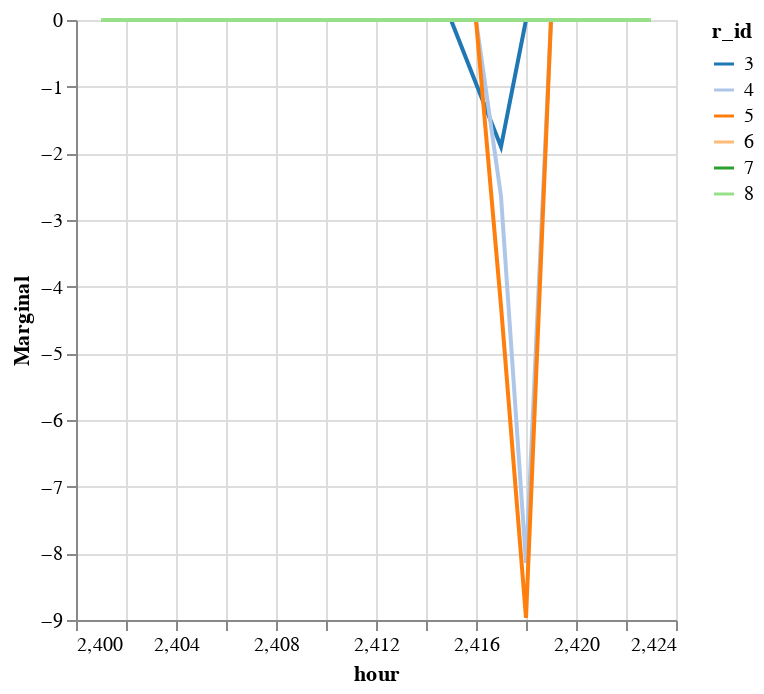

The cell this chart's notebook holds for it:
### Markdown cell above
You may notice that the model still uses combustion turbines (light pink above) during hours when there is sufficient capacity of combined cycle plants, which are more efficient. This is because of ramp limits, which we will examine now.

All constraints (in a linear program) have a **"marginal value"** (also known as "shadow price" or "dual value") which is how much the objective would change if the right-hand-side (RHS) of the constraint were increased by one unit. Let's examine the marginals of the ramp up constraint for the combined cycle plants using the values from the new equation we added to `economic_dispatch_multi_time` (line 72).

### Code cell
marg_gen = innerjoin(solution.marginals, 
                    gen_df[!, [:r_id, :resource]], 
                    on = :r_id)
marg_gen[marg_gen.resource .== "natural_gas_fired_combined_cycle",:] |>
@vlplot(:line, 
    x=:hour, y={:gen, title="Marginal"}, 
    color={"r_id:n", scale={scheme="category20"}})

### Figure 1 — Vega-Lite specification as saved in the notebook (floating-point values rounded to 4 significant figures; data arrays with more than 128 entries replaced by an {"elided": "..."} marker saying what was removed)
{"data": {"values": {"elided": "138 records"}}, "encoding": {"color": {"field": "r_id", "scale": {"scheme": "category20"}, "type": "nominal"}, "x": {"field": "hour", "type": "quantitative"}, "y": {"field": "gen", "title": "Marginal", "type": "quantitative"}}, "mark": "line"}
